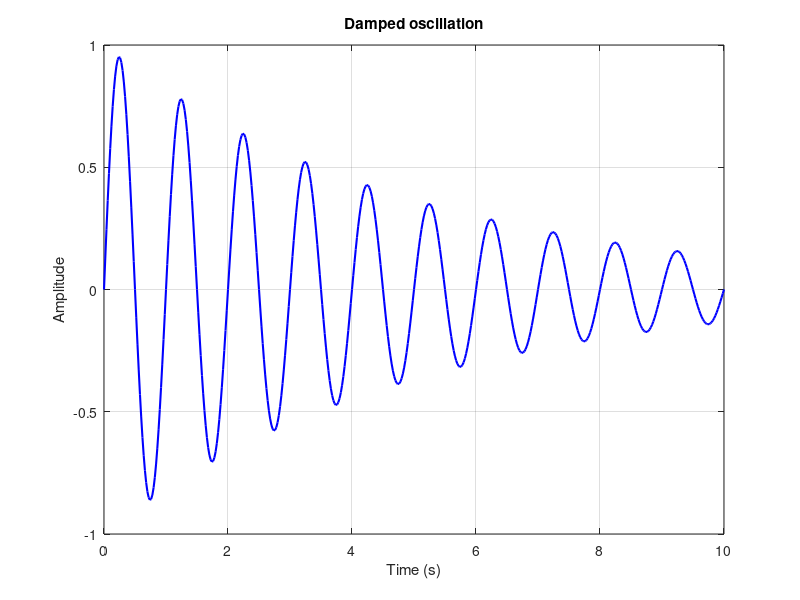

Reproduce this figure in MATLAB.
% Open MathLab: solve a system, draw a figure, and round-trip a MAT file.
% This example uses ordinary MATLAB syntax and does not need a toolbox.
% SPDX-License-Identifier: GPL-3.0-or-later

%% Solve A*x = b
A = [3, 1; 1, 2];
b = [9; 8];
x = A \ b;
residual = norm(A * x - b);
assert(residual < 1e-12);
fprintf('Solution: x = [%.6f; %.6f], residual = %.3g\n', x(1), x(2), residual);

%% Draw a damped oscillation
t = linspace(0, 10, 501);
y = exp(-0.2 * t) .* sin(2 * pi * t);
figure('Name', 'Getting started');
plot(t, y, 'b-', 'LineWidth', 1.5);
grid on;
xlabel('Time (s)');
ylabel('Amplitude');
title('Damped oscillation');

%% Save and restore a MATLAB Version 7 MAT file
mat_path = [tempname(), '.mat'];
save(mat_path, 'A', 'b', 'x', 't', 'y', '-v7');
restored = load(mat_path);
assert(isequal(restored.A, A));
assert(isequal(restored.x, x));
assert(isequal(restored.y, y));
fprintf('Verified MAT round trip: %s\n', mat_path);
fprintf('Inspect A, x, t, and y in the Workspace panel.\n');
